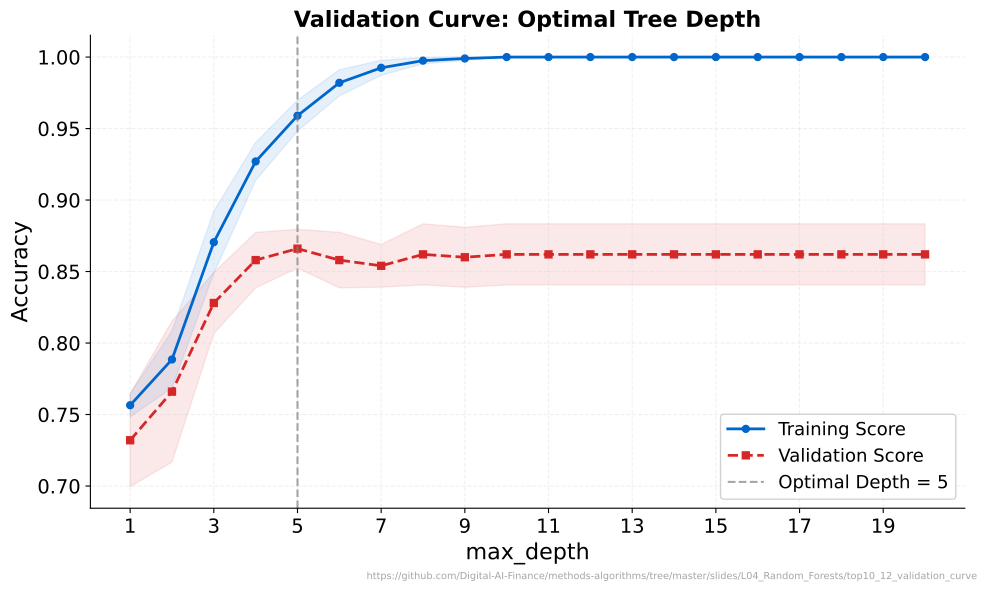

Source code (Python):
"""Validation Curve: Optimal Tree Depth"""
import matplotlib.pyplot as plt
import numpy as np
from pathlib import Path
from sklearn.datasets import make_classification
from sklearn.tree import DecisionTreeClassifier
from sklearn.model_selection import validation_curve
import sys
sys.path.insert(0, str(Path(__file__).resolve().parents[3] / 'templates'))
from chart_style import apply_style, COLORS, MLPURPLE, MLBLUE, MLORANGE, MLGREEN, MLRED, MLLAVENDER
apply_style()

CHART_METADATA = {
    'title': 'Validation Curve: Optimal Tree Depth',
    'description': 'Train and test scores as a function of max_depth for a decision tree',
    'url': 'https://github.com/Digital-AI-Finance/methods-algorithms/tree/master/slides/L04_Random_Forests/top10_12_validation_curve'
}


X, y = make_classification(n_samples=500, n_features=10, n_informative=5, random_state=42)

param_range = np.arange(1, 21)
train_scores, test_scores = validation_curve(
    DecisionTreeClassifier(random_state=42), X, y,
    param_name='max_depth', param_range=param_range,
    cv=5, scoring='accuracy'
)

train_mean = train_scores.mean(axis=1)
train_std = train_scores.std(axis=1)
test_mean = test_scores.mean(axis=1)
test_std = test_scores.std(axis=1)

optimal_depth = param_range[np.argmax(test_mean)]

fig, ax = plt.subplots(figsize=(10, 6))

ax.plot(param_range, train_mean, '-o', color=MLBLUE, linewidth=2, markersize=5, label='Training Score')
ax.fill_between(param_range, train_mean - train_std, train_mean + train_std, color=MLBLUE, alpha=0.1)

ax.plot(param_range, test_mean, '--s', color=MLRED, linewidth=2, markersize=5, label='Validation Score')
ax.fill_between(param_range, test_mean - test_std, test_mean + test_std, color=MLRED, alpha=0.1)

ax.axvline(x=optimal_depth, color='gray', linestyle='--', linewidth=1.5, alpha=0.7,
           label=f'Optimal Depth = {optimal_depth}')

ax.set_xlabel("max_depth")
ax.set_ylabel("Accuracy")
ax.set_title("Validation Curve: Optimal Tree Depth", fontsize=16, fontweight='bold')
ax.legend(loc='lower right', framealpha=0.9)
ax.grid(True, alpha=0.3)
ax.set_xticks(param_range[::2])

plt.figtext(0.99, 0.01, CHART_METADATA['url'], fontsize=7, color='gray', ha='right', va='bottom', alpha=0.7)
plt.tight_layout()
plt.savefig(Path(__file__).parent / 'chart.pdf', dpi=300, bbox_inches='tight', facecolor='white')
plt.close()
print("Chart saved: top10_12_validation_curve/chart.pdf")
